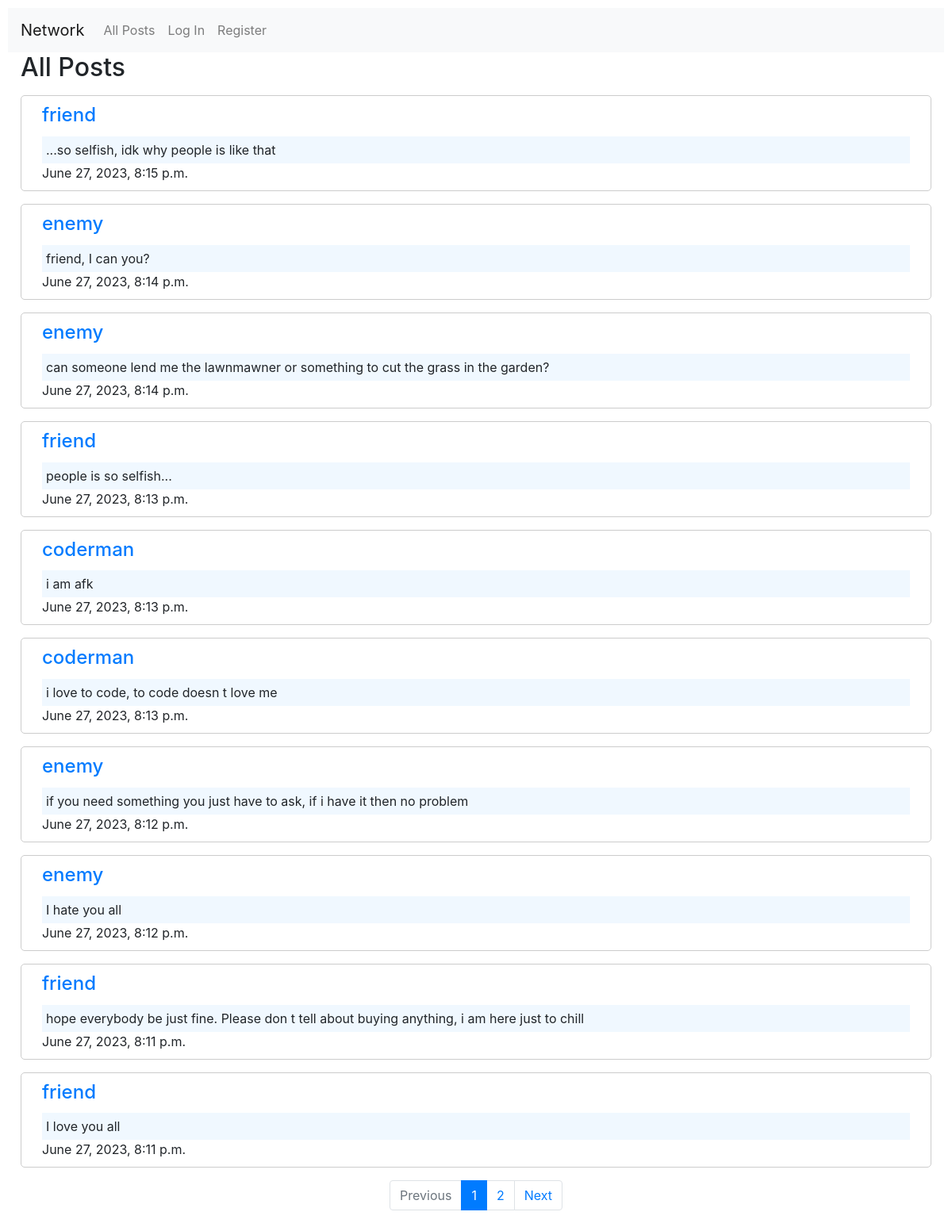
/, run on an earlier commit of the app's database.
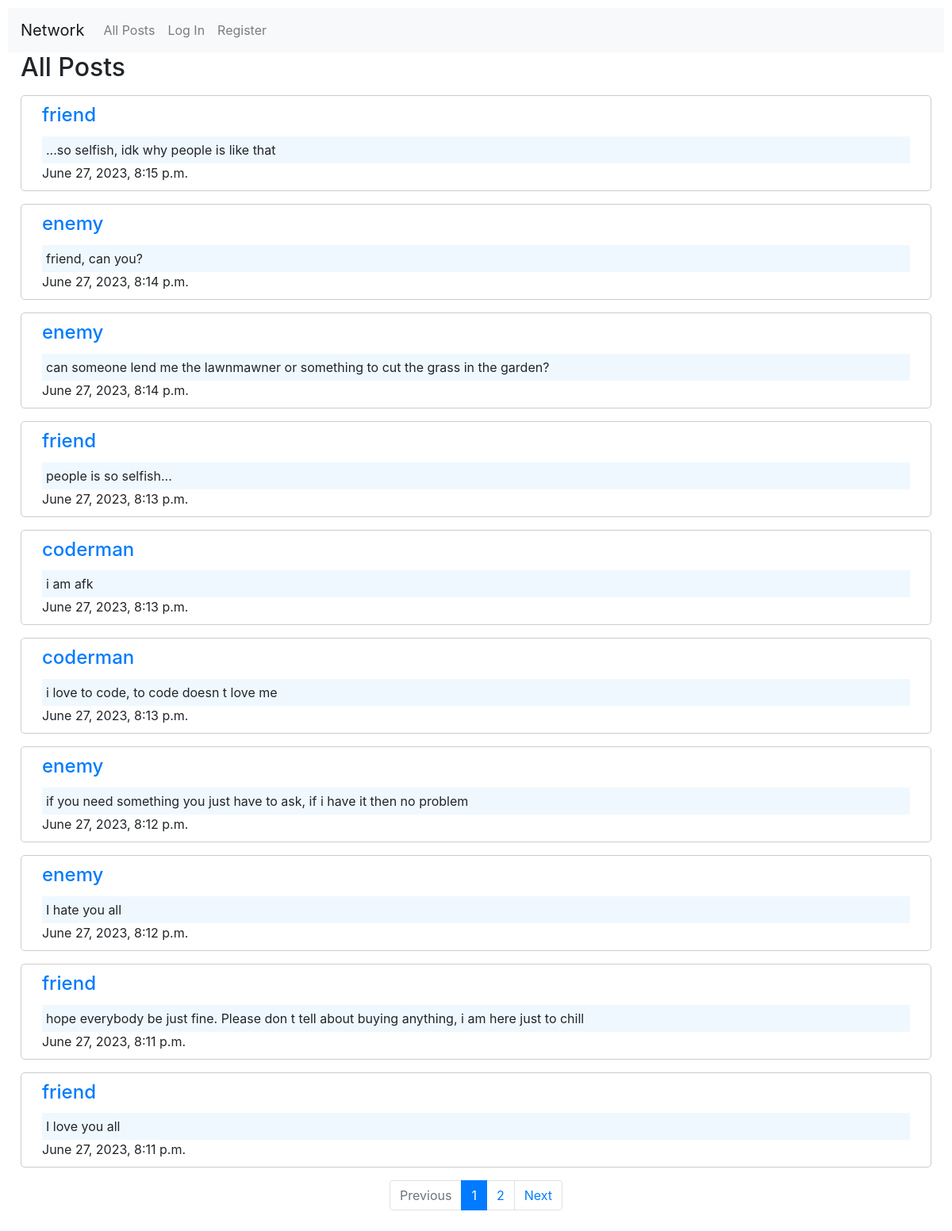
And on a later commit of the database.
### network/models.py (models this page shows)
class Post(models.Model):
    user = models.ForeignKey(
        User, on_delete=models.CASCADE, default=None, related_name="post"
    )
    created_at = models.DateTimeField(default=timezone.now)
    text = models.TextField(default="")

class User(AbstractUser):
    pass

### network/views.py (the view)
# urls.py: path("", views.index, name="index"),
def index(request):
    allPosts = Post.objects.all().order_by("-created_at")
    paginator = Paginator(allPosts, 10)
    page_number = request.GET.get("page")
    page_obj = paginator.get_page(page_number)
    return render(request, "network/index.html", {"page_obj": page_obj})

### network/templates/network/index.html (shortened to what this page needs)
{% extends "network/layout.html" %}
{% block body %}
<h2 class="ml-3">All Posts</h2>
<div>
    {% for post in page_obj%}
    <div class="card-body new-post mt-3">
        <a class="user-link" href="{% url 'profile' post.user %}">
            <h4 class=" card-title ml-3">{{post.user}}</h4>
        </a>
        <p class="card-text ml-3 mr-3 text">{{post.text}}</p>
        <p class="card-text ml-3">{{post.created_at}}</p>
    </div>
    {% endfor %}
    {% include 'network/pagination.html' %}
</div>
{% endblock %}

What changed in the data, as far as the page shows it:
changed Post: text "friend, I can you?" → "friend, can you?"
